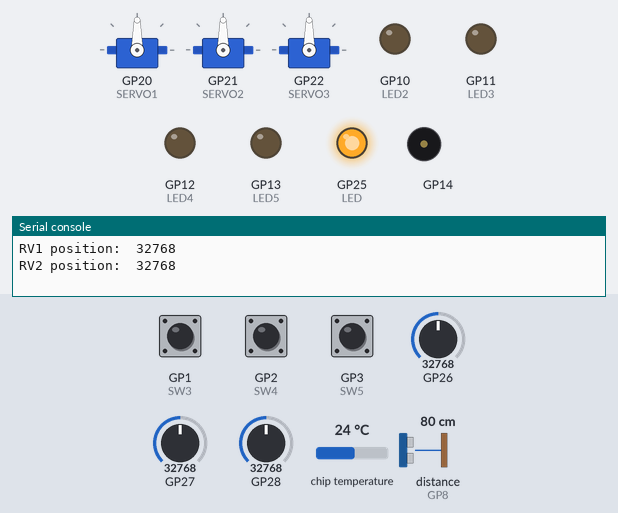
Recording of a program running on a simulated Raspberry Pi Pico running MicroPython. On the bench: 3 × servo, output pins drawn as LEDs (lit = HIGH), buzzer (waves = sounding), the last lines printed to the serial console. Dashed ring = blinking. The inputs (shaded band) are chosen by the test bench; at power-on: GP3 (SW5) HIGH, GP27 = 32768, GP28 = 32768, GP1 (SW3) HIGH, GP2 (SW4) HIGH, GP26 = 32768, chip temperature 24 °C, distance to the obstacle (sensor on GP8) 80 cm (analog values on the 0–65535 scale). The echo pulse lasts 58.3 µs per cm; servo angles are drawn from the pulse width (0.5 ms = 0°, 2.5 ms = 180°); pins used as bus, display or sensor lines are not drawn.

Above: at 2.3 s.
2.4 s: GP3 (SW5) pulled LOW for 0.15 s
At 2.55 s:
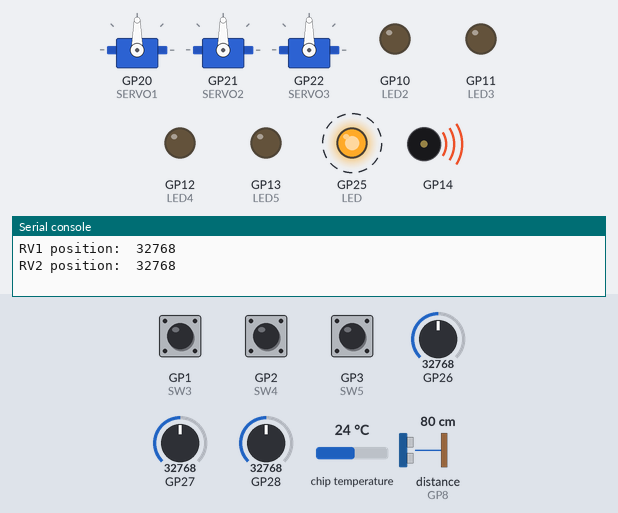
4.2 s: GP27 set to 45874
At 5.4 s:
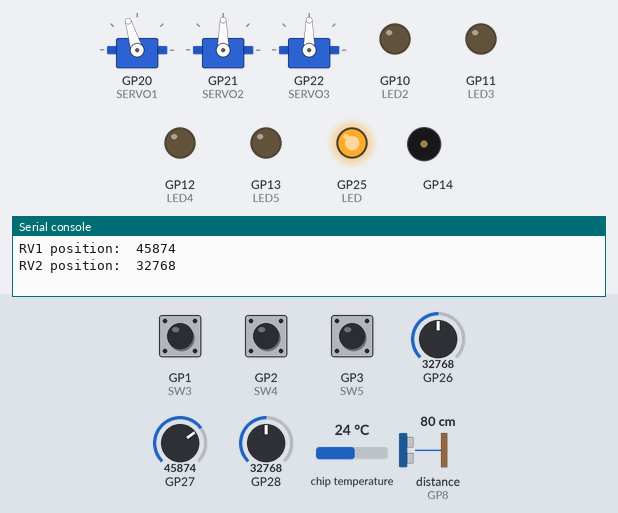
5.7 s: GP28 set to 45874
At 6.9 s:
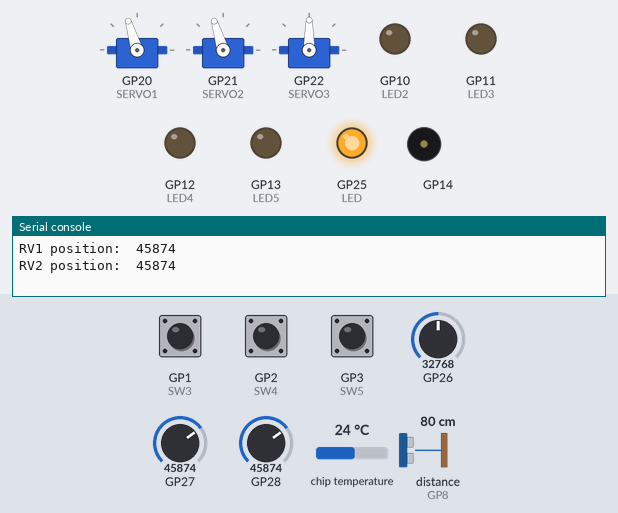
7.2 s: GP1 (SW3) pulled LOW for 0.15 s
At 7.27 s:
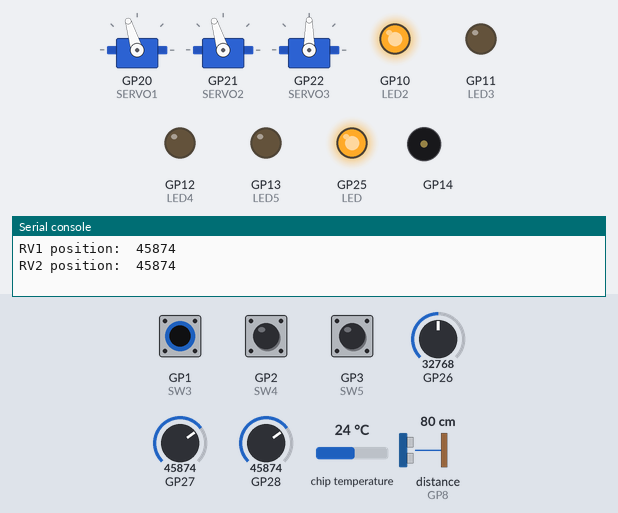
8.8 s: GP2 (SW4) pulled LOW for 0.15 s
At 8.87 s:
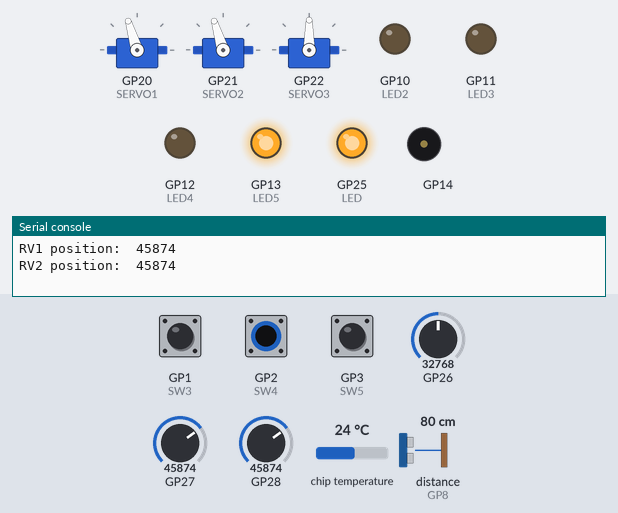
10.4 s: GP3 (SW5) pulled LOW for 1 s
At 10.7 s:
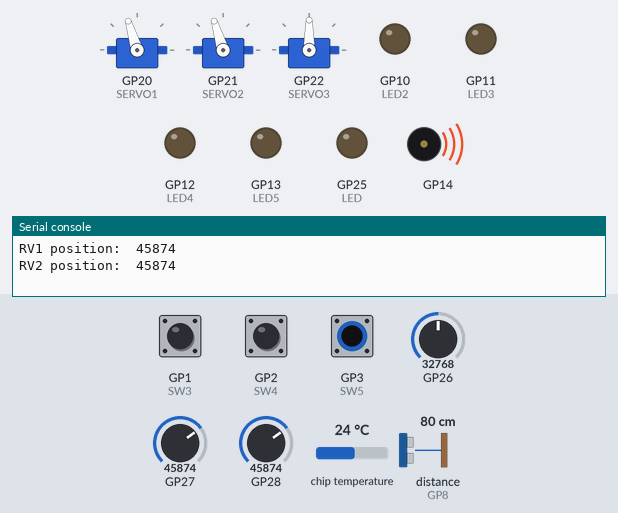
Timing chart, 0 to 13.4 s (numbered marks = the images above; inputs shaded):
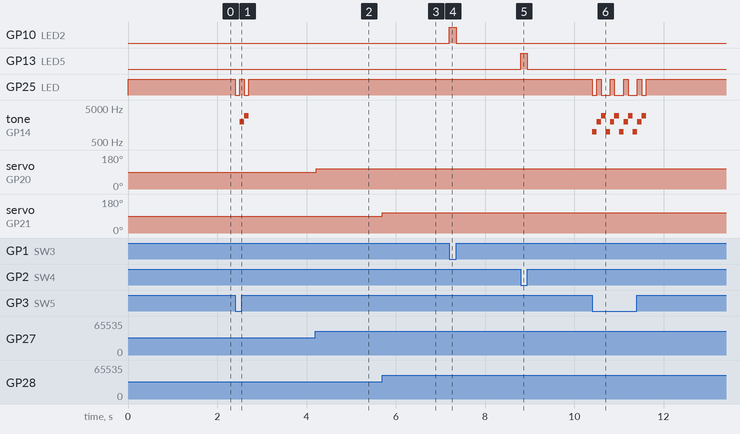

Measured:
- after the input at 2.4 s, GP25 (LED): alternates HIGH for 0.10 s and LOW for 0.10 s, 4 changes in all, then stays HIGH, starting at once; tone on GP14: silent → 2000 Hz after 0.10 s, → 3000 Hz 0.10 s later, → silent 0.10 s later
- after the input at 4.2 s, servo on GP20 (SERVO1): 90° → 107° at once
- after the input at 5.7 s, servo on GP21 (SERVO2): 90° → 107° at once
- after the input at 7.2 s, GP10 (LED2): LOW → HIGH at once, → LOW 0.15 s later
- after the input at 8.8 s, GP13 (LED5): LOW → HIGH at once, → LOW 0.15 s later
- after the input at 10.4 s, GP25 (LED): goes LOW 0.10 s, 3 × (HIGH 0.10 s, LOW 0.20 s), HIGH 0.10 s, LOW 0.10 s, then HIGH, starting at once; tone on GP14: silent → 1000 Hz at once, then repeats every 0.30 s: 2000 Hz 0.10 s, 3000 Hz 0.10 s, 1000 Hz 0.10 s, until it stays silent from 11.6 s

The program:

BEAPER-Pico-IO-Test.py
```python
"""
BEAPER Pico I/O Test Project
April 15, 2026

Functional test program for on-board BEAPER Pico I/O devices. Tests:

  - inputs (pushbuttons, ambient light sensor Q4, potentiometers RV1
    and RV2)
  - outputs (LEDs, piezo speaker, motor driver, servo header outputs)
  - SONAR module (connect a 3.3V HC-SR04P to H1-H4)

Jumper settings:
  - set JP1-JP3 to Enviro. to select analog input devices Q4, RV1,
    and RV2. If floor sensors are installed, jumpers can be set to
    Robot to test Q1, Q2, Q3, inputs.

See the https://mirobo.tech/beaper webpage for additional BEAPER Pico starter
programs and beginner programming activities.
"""

# Import machine and time functions
from machine import Pin, PWM, ADC
import time

# Built-in Raspberry Pi Pico LED
LED = Pin("LED", Pin.OUT)

# BEAPER Pico Educational Starter I/O devices
SW2 = Pin(0, Pin.IN, Pin.PULL_UP)
SW3 = Pin(1, Pin.IN, Pin.PULL_UP)
SW4 = Pin(2, Pin.IN, Pin.PULL_UP)
SW5 = Pin(3, Pin.IN, Pin.PULL_UP)
LED2 = Pin(10, Pin.OUT)
LED3 = Pin(11, Pin.OUT)
LED4 = Pin(12, Pin.OUT)
LED5 = Pin(13, Pin.OUT)
LS1 = H8OUT = PWM(Pin(14), freq = 1000, duty_u16 = 0)

# BEAPER Pico analog input devices
Q1 = Q4 = ADC(Pin(26))
Q2 = RV1 = ADC(Pin(27))
Q3 = RV2 = ADC(Pin(28))
VSYS = ADC(Pin(29))  # Regulator input voltage VSYS / 3
TEMP = ADC(ADC.CORE_TEMP)

# BEAPER Pico 3.3V digital I/O
H1IN = Pin(6, Pin.IN, Pin.PULL_UP)
#H1OUT = Pin(6, Pin.OUT)
#H2IN = Pin(7, Pin.IN, Pin.PULL_UP)
H2OUT = TRIG = Pin(7, Pin.OUT)
H3IN = ECHO = Pin(8, Pin.IN, Pin.PULL_UP)
#H3OUT = Pin(8, Pin.OUT)
H4IN = Pin(9, Pin.IN, Pin.PULL_UP)
#H4OUT = Pin(9, Pin.OUT)

# BEAPER Pico 5V digital/servo outputs
#H5OUT = Pin(20, Pin.OUT)
SERVO1 = PWM(Pin(20), freq=50, duty_u16=4916)
#H6OUT = Pin(21, Pin.OUT)
SERVO2 = PWM(Pin(21), freq=50, duty_u16=4916)
# H7OUT = Pin(22, Pin.OUT)
SERVO3 = PWM(Pin(22), freq=50, duty_u16=4916)

# Start a tone at specified frequency (Hz), and stop the tone after
# an optional duration (ms)
def tone(frequency, duration=None):
    LS1.freq(frequency)
    LS1.duty_u16(32768)
    if duration is not None:
        time.sleep_ms(duration)
        noTone()

# Stop the tone. Optionally pause for duration (ms)
def noTone(duration=None):
    LS1.duty_u16(0)
    if duration is not None:
        time.sleep(duration)

# Map a value within the input range to the output range
def map_range(value, in_min, in_max, out_min, out_max):
    return int((value - in_min) * (out_max - out_min) / (in_max - in_min) + out_min)

# Create continuous servo pulses using PWM. Maps input degree values to
# PWM puslewidths. Un-comment the appropriate duty_u16 duty cycle to map
# the required input range (0-90 or 0-180 degrees) to the output pulse
# length appopriate for your type of servo.
def servo1_position(deg):
    SERVO1.duty_u16(map_range(deg, 0, 90, 3277, 6554))  # 1-2ms pulses, 90 deg. input, 90 deg. servo output
    # SERVO1.duty_u16(map_range(deg, 0, 180, 3277, 6554))  # 1-2ms pulses, 180 deg. input, 90 deg. servo output
    # SERVO1.duty_u16(map_range(deg, 0, 180, 1782, 8192))  # 544us-2500us pulses, 180 deg. input and servo output
    # SERVO1.duty_u16(map_range(deg, 0, 180, 1638, 8192))  # 500us-2500us pulses, 180 deg. input and servo output

def servo2_position(deg):
    SERVO2.duty_u16(map_range(deg, 0, 90, 3277, 6554))  # 1-2ms pulses, 90 deg. input, 90 deg. servo output
    # SERVO1.duty_u16(map_range(deg, 0, 180, 3277, 6554))  # 1-2ms pulses, 180 deg. input, 90 deg. servo output
    # SERVO1.duty_u16(map_range(deg, 0, 180, 1782, 8192))  # 544us-2500us pulses, 180 deg. input and servo output
    # SERVO1.duty_u16(map_range(deg, 0, 180, 1638, 8192))  # 500us-2500us pulses, 180 deg. input and servo output

def servo3_position(deg):
    SERVO3.duty_u16(map_range(deg, 0, 90, 3277, 6554))  # 1-2ms pulses, 90 deg. input, 90 deg. servo output
    # SERVO1.duty_u16(map_range(deg, 0, 180, 3277, 6554))  # 1-2ms pulses, 180 deg. input, 90 deg. servo output
    # SERVO1.duty_u16(map_range(deg, 0, 180, 1782, 8192))  # 544us-2500us pulses, 180 deg. input and servo output
    # SERVO1.duty_u16(map_range(deg, 0, 180, 1638, 8192))  # 500us-2500us pulses, 180 deg. input and servo output

# SONAR range function with maximum range limit and ECHO pin error checking.
# Returns the range of the closest target in cm. The 'max' parameter limits
# the search range to objects no farther than 'max' cm. The function returns
# -1 if a previous ranging operation is still in progress, 0 if no target is
# found within the specified max range, or returns the range to the closest
# target in cm.
# Example application:
# range_cm = sonar_range(100)   # Find closest target within 100 cm
def sonar_range(max):
    # Check if previous ECHO has finished
    if ECHO.value() == 1:
        return -1   # ECHO in progress (wait 10ms after ECHO ends before re-triggering)

    # Create TRIG pulse
    TRIG.value(1)
    time.sleep_us(10)
    TRIG.value(0)

    # Wait for ECHO to go high. HC-SR04P (3.3V-capable modules, also labelled as
    # RCWL-9610A 2022) delay for approximately 2300us after TRIG pulse ends
    # before ECHO pulse starts.
    duration = machine.time_pulse_us(ECHO, 0, 2500)
    if duration < 0:
        return duration # ECHO didn't start. Return error code.

    # Time ECHO pulse. Set time-out value to max range.
    duration = machine.time_pulse_us(ECHO, 1, (max + 1) * 58)
    if duration < 0:
        return 0    # Return 0 if distance is > max range

    # Return range to target in cm
    return duration / 58

# Pico LED on
LED.value(1)

# Start-up sound
tone(1000, 100)

# Brief instructions
print("Starting BEAPER Pico")
print("SW2 - LED sequence and tones")
print("SW3 - light LED2")
print("SW4 - light LED5")
print("SW5 - Pico LED and tone")
print("")
time.sleep(1)

# Set timers
servo_timer = time.ticks_ms()
sensor_timer = time.ticks_ms()

while True:
    # Chase LEDs
    if SW2.value() == 0:
        LED2.value(1)
        tone(523)
        time.sleep(0.1)
        LED3.value(1)
        tone(659)
        time.sleep(0.1)
        LED4.value(1)
        tone(784)
        time.sleep(0.1)
        LED5.value(1)
        tone(1047)
        time.sleep(0.1)

        LED2.value(0)
        tone(2093)
        time.sleep(0.1)
        LED3.value(0)
        tone(4186)
        time.sleep(0.1)
        LED4.value(0)
        tone(8372)
        time.sleep(0.1)
        LED5.value(0)
        noTone()
        time.sleep(0.1)

    if SW3.value() == 0:
        LED2.value(1)
    else:
        LED2.value(0)

    if SW4.value() == 0:
        LED5.value(1)
    else:
        LED5.value(0)

    if SW5.value() == 0:
        LED.value(0)
        tone(1000, 100)
        LED.value(1)
        tone(2000, 100)
        LED.value(0)
        tone(3000, 100)
        LED.value(1)

    # Update servo inputs every 20ms
    if time.ticks_diff(time.ticks_ms(), servo_timer) > 20:
        # Reset servo_timer
        servo_timer = time.ticks_ms()
        # Update servos
        rv1_pos = RV1.read_u16()
        rv1_angle = map_range(rv1_pos, 0, 65535, 0, 90)
        servo1_position(rv1_angle)
        rv2_pos = RV2.read_u16()
        rv2_angle = map_range(rv2_pos, 0, 65535, 0, 90)
        servo2_position(rv2_angle)

    # Update SONAR range and analog input every 500ms
    if time.ticks_diff(time.ticks_ms(), sensor_timer) > 500:
        # Reset sensor_timer
        sensor_timer = time.ticks_ms()
        # Get and print SONAR range
        range_cm = sonar_range(100)
        print("Range:", int(range_cm), "cm")
        # Read and print analog input levels
        lightLevel = Q4.read_u16()
        rawTemp = TEMP.read_u16()
        print("Light level: ", lightLevel)
        print("Temp level: ", rawTemp)
        print("RV1 position: ", rv1_pos)
        print("RV2 position: ", rv2_pos)
        print("")
```
